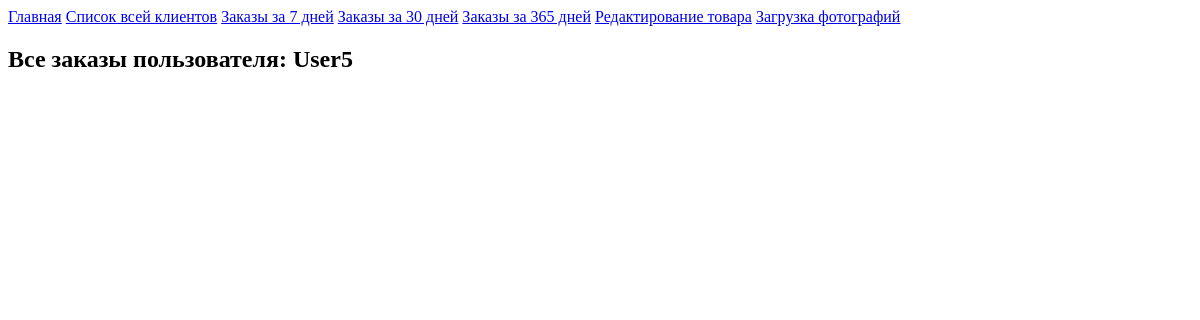
The page /client_order/19/ on the database as committed earlier.
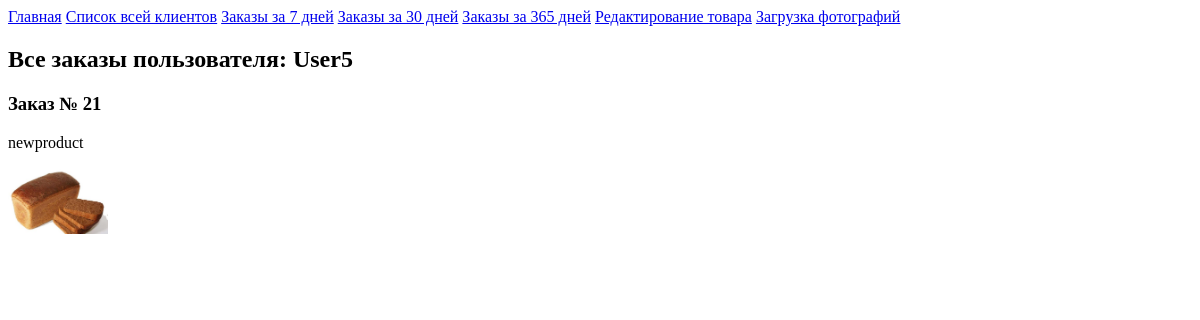
The same page on the database as committed later.
### shopapp/models.py (models this page shows, shortened)
class Order(models.Model):
    client = models.ForeignKey(Client, on_delete=models.CASCADE)
    products = models.ManyToManyField(Product)
    total_price = models.DecimalField(max_digits=8, decimal_places=2)
    data_order = models.DateTimeField(auto_now_add=True)

class Product(models.Model):
    name_product = models.CharField(max_length=100)
    description_product = models.TextField()
    price_product = models.DecimalField(max_digits=8, decimal_places=2)
    quantity_product = models.DecimalField(max_digits=8, decimal_places=3)
    added_date_product = models.DateField()
    img_product = models.ImageField(default='')

### shopapp/views.py (the view)
# urls.py: path('client_order/<int:client_id>/', views.client_order_id, name='client_order_id'),
def client_order_id(request, client_id):
    order_dict = {}
    client = get_object_or_404(Client, pk=client_id)
    orders = Order.objects.filter(client=client).all()
    for order in orders:
        products = order.products.all()
        product_list = []
        for product in products:
            product_list.append(product)
        order_dict[order] = product_list
    return render(request, 'shopapp/client_order_id.html', {'client': client,
                                                            'order_dict': order_dict})

### shopapp/templates/shopapp/client_order_id.html (shortened to what this page needs)
{% extends 'shopapp/base.html' %}
{% load static %}
{% block content %}
<h2>Все заказы пользователя: {{ client.name_client }}</h2>
{% for key, values in order_dict.items %}
<h3> Заказ № {{ key.id }}</h3>
    {% for value in values %}
    <p>{{ value.name_product }}</p>
    {% if value.img_product %}
        <img src="{{ value.img_product.url }}" alt="{{ value.name_product }}" width="100">
    {% endif %}
    {% endfor %}
{% endfor %}
{% endblock %}

Rows that differ between the two databases and show on the page:
added Order: id "21"
now on this page (row unchanged): Product: name_product "newproduct", img_product (picture)
